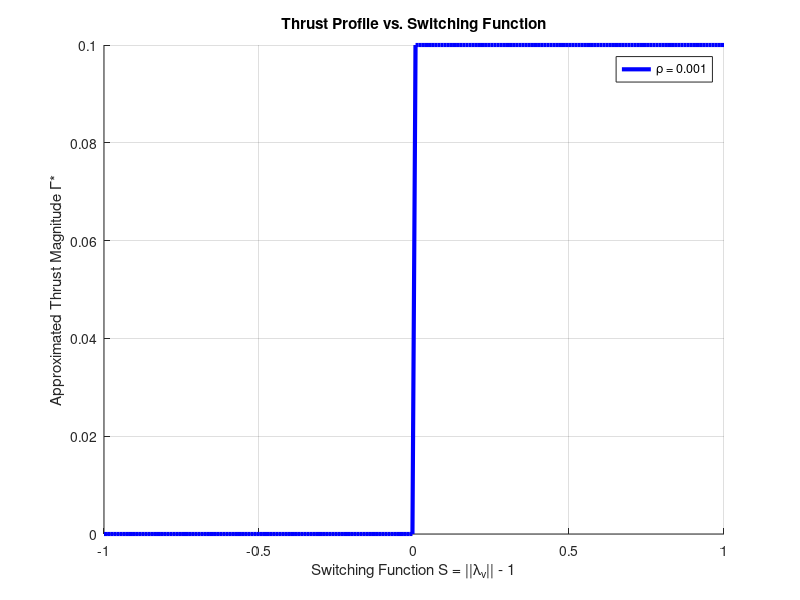

MATLAB code to generate this figure: (Note: this script raises an error after producing the figure.)
% =========================================================================
% 
% Filename:       HW10.m
% Author:         Derek Yu
% Institution:    Purdue University
% Course:         AAE590 - Applied Control in Astronautics
% Professor:      Dr. Kenshiro Oguri
% Assignment:     HW 10
% Semester:       Spring 2025
% 
% Description: Homework 10
%
% =========================================================================

%%
clear; clc; close all;
format long

% PARAMETERS
mu = 1;              % Non-dimensional gravitational parameter
umax = 0.1;          % Maximum control magnitude
tf = 8;            % Fixed final time (non-dimensional)

% Smoothing parameters for continuation
rhos = [1e-3];

% Earth initial conditions (circular orbit at 1 AU)
% State vector: [position (2); velocity (2)]
x0 = [1; 0; 0; 1];

% Mars orbit parameters (circular orbit)
a_M = 1.524;         % Mars semi-major axis (AU)
nu_M0 = pi;          % Mars initial true anomaly (radians)
omega_M = sqrt(mu/(a_M^3));  % Mars angular rate

% Anonymous function for Mars' state (position and velocity) at time t
marsState = @(t) [ a_M*cos(nu_M0 + omega_M*t);
                   a_M*sin(nu_M0 + omega_M*t);
                  -a_M*omega_M*sin(nu_M0 + omega_M*t);
                   a_M*omega_M*cos(nu_M0 + omega_M*t) ];

% Terminal condition: spacecraft must rendezvous with Mars at tf.
x_target = marsState(tf);

% Plot: Approximated Thrust vs. Switching Function
% The switching function is S = ||lambda_v|| - 1, and the smoothed thrust is:
% Gamma = umax/2*(1 + tanh((||lambda_v|| - 1)/rho))
s_vec = linspace(-1,1,200);
figure('Color','white','Position',[2000 0 1000 800]); hold on;
colors = lines(length(rhos));
for i = 1:length(rhos)
    rho_val = rhos(i);
    Gamma = umax/2*(1 + tanh(s_vec./rho_val));
    plot(s_vec, Gamma, 'Color', colors(i,:), 'LineWidth', 3, 'DisplayName', sprintf('\\rho = %g', rho_val));
end
xlabel('Switching Function S = ||\lambda_v|| - 1');
ylabel('Approximated Thrust Magnitude \Gamma*');
title('Thrust Profile vs. Switching Function');
legend('Location','Best'); grid on;
ax = gca; ax.FontSize = 20;

% Solve the Two-Point Boundary Value Problem via Shooting
% The shooting function adjusts the initial costate lambda0 so that x(tf) = Mars' state.
lambda0_guess = [0.8; 0.1; 0.2; 1.1];  % Initial guess for costate (4x1)
options_fsolve = optimoptions('fsolve','Display','iter','TolFun',1e-8,'TolX',1e-8);
for i = 1:length(rhos)
    rho = rhos(i);
    shootingFunc = @(lambda0) shootFunc(lambda0, x0, tf, mu, umax, rho, x_target);
    [lambda0_sol, fval, exitflag, output] = fsolve(shootingFunc, lambda0_guess, options_fsolve);
    fprintf('For \\rho = %g, computed lambda0 = [%g; %g; %g; %g]\n', rho, lambda0_sol(1), lambda0_sol(2), lambda0_sol(3), lambda0_sol(4));
    lambda0_guess = lambda0_sol;  % Update guess for next iteration
end
rho_final = rhos(end);

% Integrate the Full ODE System (State and Costate)
% Full state: y = [r (2); v (2); lambda_r (2); lambda_v (2)]
options_ode = odeset('RelTol',1e-12,'AbsTol',1e-12);
[t_sol, y_sol] = ode45(@(t,y) odefun(t,y,mu,umax,rho_final), [0 tf], [x0; lambda0_sol], options_ode);
r_sol = y_sol(:,1:2);       % Spacecraft position
v_sol = y_sol(:,3:4);       % Spacecraft velocity
lambda_r_sol = y_sol(:,5:6);% Costate for r
lambda_v_sol = y_sol(:,7:8);% Costate for v

% Compute Control History
u_sol = zeros(length(t_sol),2);
for k = 1:length(t_sol)
    lam_v = lambda_v_sol(k,:)';
    norm_lam_v = norm(lam_v);
    if norm_lam_v > 1e-8
        Gamma = umax/2*(1 + tanh((norm_lam_v - 1)/rho_final));
        u_sol(k,:) = - Gamma * (lam_v/norm_lam_v);
    else
        u_sol(k,:) = [0; 0];
    end
end

% Compute Hamiltonian Variation Over Time
H_sol = zeros(length(t_sol),1);
for k = 1:length(t_sol)
    r = r_sol(k,:)';
    v = v_sol(k,:)';
    lam_r = lambda_r_sol(k,:)';
    lam_v = lambda_v_sol(k,:)';
    norm_r = norm(r);
    u = u_sol(k,:)';
    H_sol(k) = lam_r'*v + lam_v'*(-r/(norm_r^3)) + lam_v'*u + norm(u);
end
H0 = H_sol(1);
H_diff = H_sol - H0;

% Compute Polar Coordinates for State (for plotting states vs. time)
xSc = r_sol(:,1);
ySc = r_sol(:,2);
rPolar = sqrt(xSc.^2 + ySc.^2);
theta = atan2(ySc, xSc);
vx = v_sol(:,1);
vy = v_sol(:,2);
vr = (xSc.*vx + ySc.*vy)./rPolar;            % Radial velocity
vtheta = (xSc.*vy - ySc.*vx)./rPolar;          % Tangential velocity

% FIGURE 1: Trajectories in Cartesian (Optimal Transfer)
figure('Color','white','Position',[0 0 1000 1000]); hold on;
r0 = 1;              % Earth orbit radius
rMars = a_M;         % Mars orbit radius
t_circle = linspace(0,2*pi,200);
% Plot Earth orbit
plot(r0*cos(t_circle), r0*sin(t_circle), 'k--', 'DisplayName','Earth Orbit');
% Plot Mars orbit
plot(rMars*cos(t_circle), rMars*sin(t_circle), 'r--', 'DisplayName','Mars Orbit');
% Mark Earth start (blue marker)
plot(r0, 0, 'ko','MarkerFaceColor','b','MarkerSize',20, 'DisplayName','Earth Start');
% Mark Mars start (red marker at π)
plot(rMars*cos(pi), rMars*sin(pi), 'ro','MarkerFaceColor','r','MarkerSize',20, 'DisplayName','Mars Start');
% Plot spacecraft trajectory
plot(xSc, ySc, 'b-', 'LineWidth', 3, 'DisplayName', 'Spacecraft Trajectory');
% Mark intercept (final point)
scatter(xSc(end), ySc(end), 1200, 'bp', 'MarkerFaceColor','y','MarkerEdgeColor','k', 'DisplayName', 'Intercept');
axis equal; grid on;
xlabel('x (AU)'); ylabel('y (AU)');
title('Minimum-Fuel Trajectory from Earth to Mars');
legend('Location','Best');
ax = gca; ax.FontSize = 20;

% FIGURE 2: States vs. Time (3 Subplots)
figure('Color','white','Position',[1000 0 1000 1000]);
% Subplot 1: Radial distance vs. time
subplot(3,1,1); hold on; grid on;
title('States vs. Time');
ylabel('r (AU)');
plot(t_sol, rPolar, 'b-', 'LineWidth', 3, 'DisplayName', 'r');
legend('Location','Best');
ax = gca; ax.FontSize = 20;
% Subplot 2: Radial and Tangential Velocities vs. time
subplot(3,1,2); hold on; grid on;
ylabel('Velocity (AU/yr)');
plot(t_sol, vr, 'b--', 'LineWidth', 3, 'DisplayName', 'v_r');
plot(t_sol, vtheta, 'b-', 'LineWidth', 3, 'DisplayName', 'v_\theta');
legend('Location','Best');
ax = gca; ax.FontSize = 20;
% Subplot 3: Angular Position vs. time
subplot(3,1,3); hold on; grid on;
xlabel('Time (yr)'); ylabel('\theta (rad)');
plot(t_sol, theta, 'b-', 'LineWidth', 3, 'DisplayName', '\theta');
legend('Location','Best');
ax = gca; ax.FontSize = 20;

% FIGURE 3: Hamiltonian Difference vs. Time
figure('Color','white','Position',[0 1000 1000 1000]); hold on; grid on;
title('H(t) - H(0)');
xlabel('Time (yr)'); ylabel('H(t) - H(0)');
plot(t_sol, H_diff, 'b-', 'LineWidth', 3, 'DisplayName', 'H(t)-H(0)');
legend('Location','Best');
ax = gca; ax.FontSize = 20;

% FIGURE 4: Switching Function and Thrust Profile vs. Time
% Compute the switching function S = ||lambda_v|| - 1 and thrust magnitude Gamma.
S_sol = zeros(length(t_sol),1);
Gamma_sol = zeros(length(t_sol),1);
for k = 1:length(t_sol)
    norm_lv = norm(lambda_v_sol(k,:)');
    S_sol(k) = norm_lv - 1;
    Gamma_sol(k) = umax/2*(1 + tanh((norm_lv - 1)/rho_final));
end
figure('Color','white','Position',[1000 1000 1000 1000]); hold on; grid on;
plot(t_sol, S_sol, 'b-', 'LineWidth', 3, 'DisplayName', 'Switching Function S = ||\lambda_v|| - 1');
plot(t_sol, Gamma_sol, 'r--', 'LineWidth', 3, 'DisplayName', 'Thrust Magnitude \Gamma*');
xlabel('Time (yr)');
ylabel('Value');
title('Switching Function and Thrust Profile vs. Time');
legend('Location','Best');
ax = gca; ax.FontSize = 20;

% FIGURE 5: Control Time History from Final Iteration
figure('Color','white','Position',[1000 1000 1000 1000]); hold on; grid on;
plot(t_sol, u_sol(:,1), 'b-', 'LineWidth', 3, 'DisplayName', 'u_x');
plot(t_sol, u_sol(:,2), 'r-', 'LineWidth', 3, 'DisplayName', 'u_y');
plot(t_sol, vecnorm([u_sol(:,1) u_sol(:,2)],2,2), 'k-', 'LineWidth', 3, 'DisplayName', 'u_{mag}');
xlabel('Time (yr)');
ylabel('Control Acceleration');
title('Control Time History');
legend('Location','Best');
ax = gca; ax.FontSize = 20;

% FIGURE 6: Costate Time History from Final Iteration
figure('Color','white','Position',[2000 1000 1000 1000]);
subplot(2,1,1); hold on; grid on;
plot(t_sol, lambda_r_sol(:,1), 'b-', 'LineWidth', 3, 'DisplayName', '\lambda_{r}');
plot(t_sol, lambda_r_sol(:,2), 'r-', 'LineWidth', 3, 'DisplayName', '\lambda_{\theta}');
xlabel('Time (yr)');
ylabel('Position');
title('Costate Time History: \lambda_r');
legend('Location','Best');
ax = gca; ax.FontSize = 20;
subplot(2,1,2); hold on; grid on;
plot(t_sol, lambda_v_sol(:,1), 'b-', 'LineWidth', 3, 'DisplayName', '\lambda_{vr}');
plot(t_sol, lambda_v_sol(:,2), 'r-', 'LineWidth', 3, 'DisplayName', '\lambda_{v\theta}');
xlabel('Time (yr)');
ylabel('Velocity');
title('Costate Time History: \lambda_v');
legend('Location','Best');
ax = gca; ax.FontSize = 20;



%%%%%%%%%%%%%%%%%%%%%%%%%%%%%%%%%%%%%%%%%%%%%%%%%%%%%%%%%%%%%%%%%%%%%%%%%%%
% Nested Function: ODE Dynamics for State and Costate
function dydt = odefun(t,y,mu,umax,rho)
    % y = [r (2); v (2); lambda_r (2); lambda_v (2)]
    r = y(1:2);
    v = y(3:4);
    lambda_r = y(5:6);
    lambda_v = y(7:8);
    norm_r = norm(r);
    norm_lambda_v = norm(lambda_v);
    if norm_lambda_v > 1e-8
        Gamma = umax/2*(1 + tanh((norm_lambda_v - 1)/rho));
        u = - Gamma * (lambda_v/norm_lambda_v);
    else
        u = [0;0];
    end

    drdt = v;
    dvdt = - r/(norm_r^3) + u;
    dlambda_v_dt = - lambda_r;
    A = (1/(norm_r^3))*eye(2) - 3*(r*r')/(norm_r^5);
    dlambda_r_dt = A * lambda_v;
    dydt = [drdt; dvdt; dlambda_r_dt; dlambda_v_dt];
end

%%%%%%%%%%%%%%%%%%%%%%%%%%%%%%%%%%%%%%%%%%%%%%%%%%%%%%%%%%%%%%%%%%%%%%%%%%%
% Nested Function: Shooting Function
function F = shootFunc(lambda0, x0, tf, mu, umax, rho, x_target)
    y0 = [x0; lambda0];
    options_ode_inner = odeset('RelTol',1e-12,'AbsTol',1e-12);
    [~, y] = ode45(@(t,y) odefun(t,y,mu,umax,rho), [0 tf], y0, options_ode_inner);
    x_tf = y(end,1:4)';
    F = x_tf - x_target;
end

%% Monte Carlo simulation (Problem 10b)
close all;

M    = 20;           % number of runs
dt   = 1e-3;         % time step
t_MC = 0:dt:tf;      % time vector
N    = numel(t_MC)-1;

% dispersion & disturbance
sigma_pos  = 0.3e-4;
sigma_vel = sigma_pos;
P0         = diag([sigma_pos^2, sigma_pos^2, sigma_vel^2, sigma_vel^2]);
sigma_dist = 1e-3; % disturbance accel
G          = [zeros(2); sigma_dist*eye(2)];

% reference interpolation
Y_ref = interp1(t_sol, [r_sol, v_sol], t_MC);    % (N+1)x4
U_ref = interp1(t_sol,     u_sol,       t_MC);    % (N+1)x2

%-------------------------------------------------------------
% Simulate an ensemble of M stochastic trajectories (Monte Carlo)
%-------------------------------------------------------------

% Preallocate a 4×(N+1)×M array:
%   4 states per time step (x, y, vx, vy)
%   N+1 time steps from k=0 to k=N
%   M independent Monte Carlo runs
Xmc = zeros(4, N+1, M);

% Loop over each Monte Carlo sample
for i = 1:M
    %---------------------------------------------------------
    % 1) Sample the initial state with Gaussian uncertainty
    %    x0:     nominal initial state [x; y; vx; vy]
    %    P0:     covariance of initial‐condition dispersion
    %    chol(P0,'lower')*randn(4,1):
    %            draws a 4×1 zero‐mean Gaussian with cov P0
    %---------------------------------------------------------
    Xmc(:,1,i) = x0 + chol(P0,'lower')*randn(4,1);
    
    %---------------------------------------------------------
    % 2) Propagate forward in time using Euler–Maruyama
    %    dt:     time step size
    %    U_ref:  precomputed nominal control history [2×(N+1)]
    %    G:      noise‐injection matrix for disturbances
    %---------------------------------------------------------
    for k = 1:N
        % a) Extract the current state for run i at time step k
        %    xk = [ x; y; vx; vy ]
        xk = Xmc(:,k,i);
        
        % b) Compute the deterministic drift f(xk)
        %    dr/dt = v
        %    dv/dt = gravity + control
        %      gravity term    = -r / ||r||^3
        %      control term    = U_ref(k,:)'  (2×1)
        f = [ 
            xk(3:4);                                  % [vx; vy]
            - xk(1:2) / norm(xk(1:2))^3 + U_ref(k,:)'  % acceleration
        ];
        
        % c) Sample a Brownian increment in the acceleration channel
        %    dW = sqrt(dt) * N(0,I_2)
        dW = sqrt(dt) * randn(2,1);
        
        % d) Euler–Maruyama update:
        %    Xmc(:,k+1,i) = xk + f*dt + G*dW
        %    where G maps the 2×1 disturbance into the 4×1 state update
        Xmc(:,k+1,i) = xk + f*dt + G*dW;
    end
end

% compute polar states for MC runs
Rmc  = zeros(M, N+1);
Thmc = zeros(M, N+1);
for i = 1:M
    xi = squeeze(Xmc(1,:,i));
    yi = squeeze(Xmc(2,:,i));
    Rmc(i,:)  = sqrt(xi.^2 + yi.^2);
    Thmc(i,:) = atan2(yi, xi);
end

% compute polar velocities for MC runs
VRmc  = zeros(M, N+1);
VThmc = zeros(M, N+1);
for i = 1:M
    xi  = squeeze(Xmc(1,:,i));
    yi  = squeeze(Xmc(2,:,i));
    vxi = squeeze(Xmc(3,:,i));
    vyi = squeeze(Xmc(4,:,i));
    R   = Rmc(i,:);
    VRmc(i,:)  = (xi.*vxi + yi.*vyi) ./ R;
    VThmc(i,:) = (xi.*vyi - yi.*vxi) ./ R;
end

% compute polar states & velocities for reference
Rref   = sqrt(Y_ref(:,1).^2 + Y_ref(:,2).^2);
Thref  = atan2(Y_ref(:,2), Y_ref(:,1));
VRref  = (Y_ref(:,1).*Y_ref(:,3) + Y_ref(:,2).*Y_ref(:,4)) ./ Rref;
VThref = (Y_ref(:,1).*Y_ref(:,4) - Y_ref(:,2).*Y_ref(:,3)) ./ Rref;

%—— Figure: polar-coordinate states vs. time ——
figure('Color','white','Position',[100 100 900 1000]);

% 1) radial distance
subplot(4,1,1); hold on; grid on;
for i = 1:M
    plot(t_MC, Rmc(i,:), 'LineWidth',1, 'HandleVisibility','off');
end
plot(t_MC, Rref, 'k-', 'LineWidth',3);
ylabel('r (AU)','FontSize',20);
title('Radial Distance vs. Time','FontSize',20);
ax = gca; ax.FontSize = 20;

% 2) angular position
subplot(4,1,2); hold on; grid on;
for i = 1:M
    plot(t_MC, Thmc(i,:), 'LineWidth',1, 'HandleVisibility','off');
end
plot(t_MC, Thref, 'k-', 'LineWidth',3);
ylabel('\theta (rad)','FontSize',20);
title('Angular Position vs. Time','FontSize',20);
ax = gca; ax.FontSize = 20;

% 3) radial velocity
subplot(4,1,3); hold on; grid on;
for i = 1:M
    plot(t_MC, VRmc(i,:), 'LineWidth',1, 'HandleVisibility','off');
end
plot(t_MC, VRref, 'k-', 'LineWidth',3);
ylabel('v_r (AU/yr)','FontSize',20);
title('Radial Velocity vs. Time','FontSize',20);
ax = gca; ax.FontSize = 20;

% 4) tangential velocity
subplot(4,1,4); hold on; grid on;
for i = 1:M
    plot(t_MC, VThmc(i,:), 'LineWidth',1, 'HandleVisibility','off');
end
plot(t_MC, VThref, 'k-', 'LineWidth',3);
xlabel('Time (yr)','FontSize',20);
ylabel('v_\theta (AU/yr)','FontSize',20);
title('Tangential Velocity vs. Time','FontSize',20);
ax = gca; ax.FontSize = 20;


%—— Figure: Monte Carlo Transfer Trajectories in Cartesian Space ——
theta_circle = linspace(0,2*pi,200);

figure('Color','white','Position',[100 100 1000 1000]); hold on; grid on;

% Earth and Mars orbits
plot(cos(theta_circle),          sin(theta_circle),          'k--', 'LineWidth',1.5, 'DisplayName','Earth Orbit');
plot(a_M*cos(theta_circle), a_M*sin(theta_circle), 'r--', 'LineWidth',1.5, 'DisplayName','Mars Orbit');

% Monte Carlo trajectories (hidden from legend)
for i = 1:M
    xi = squeeze(Xmc(1,:,i));
    yi = squeeze(Xmc(2,:,i));
    plot(xi, yi, 'LineWidth',1, 'HandleVisibility','off');
end

% Nominal trajectory
plot(r_sol(:,1), r_sol(:,2), 'k-', 'LineWidth',3, 'DisplayName','Nominal Trajectory');

% Start & intercept markers
plot(1, 0,                           'ko', 'MarkerFaceColor','b', 'MarkerSize',12, 'DisplayName','Earth Start');
plot(a_M*cos(pi), a_M*sin(pi),      'ro', 'MarkerFaceColor','r', 'MarkerSize',12, 'DisplayName','Mars Start');
scatter(r_sol(end,1), r_sol(end,2), 250,  'p', 'MarkerFaceColor','y', 'MarkerEdgeColor','k', 'DisplayName','Intercept');

% Labels, title, legend, styling
xlabel('x (AU)','FontSize',20);
ylabel('y (AU)','FontSize',20);
title('Monte Carlo Transfer Trajectories vs. Nominal Optimal Path','FontSize',20);
legend('Location','Best','FontSize',16);

axis equal;
ax = gca; 
ax.FontSize = 20;

%—— Figure: Cartesian-coordinate states vs. time ——
figure('Color','white','Position',[700 100 900 1000]);

% 1) x position
subplot(4,1,1); hold on; grid on;
for i = 1:M
    plot(t_MC, squeeze(Xmc(1,:,i)), 'LineWidth',1, 'HandleVisibility','off');
end
plot(t_MC, Y_ref(:,1), 'k-', 'LineWidth',3);
ylabel('x (AU)','FontSize',20);
title('Cartesian State: x vs. Time','FontSize',20);
ax = gca; ax.FontSize = 20;

% 2) y position
subplot(4,1,2); hold on; grid on;
for i = 1:M
    plot(t_MC, squeeze(Xmc(2,:,i)), 'LineWidth',1, 'HandleVisibility','off');
end
plot(t_MC, Y_ref(:,2), 'k-', 'LineWidth',3);
ylabel('y (AU)','FontSize',20);
title('Cartesian State: y vs. Time','FontSize',20);
ax = gca; ax.FontSize = 20;

% 3) x velocity
subplot(4,1,3); hold on; grid on;
for i = 1:M
    plot(t_MC, squeeze(Xmc(3,:,i)), 'LineWidth',1, 'HandleVisibility','off');
end
plot(t_MC, Y_ref(:,3), 'k-', 'LineWidth',3);
ylabel('v_x (AU/yr)','FontSize',20);
title('Cartesian State: v_x vs. Time','FontSize',20);
ax = gca; ax.FontSize = 20;

% 4) y velocity
subplot(4,1,4); hold on; grid on;
for i = 1:M
    plot(t_MC, squeeze(Xmc(4,:,i)), 'LineWidth',1, 'HandleVisibility','off');
end
plot(t_MC, Y_ref(:,4), 'k-', 'LineWidth',3);
xlabel('Time (yr)','FontSize',20);
ylabel('v_y (AU/yr)','FontSize',20);
title('Cartesian State: v_y vs. Time','FontSize',20);
ax = gca; ax.FontSize = 20;

%
% HW10_cov_analysis.m
% Part (c) & (d): Linear covariance analysis vs. Monte Carlo for minimum-fuel transfer
% AAE590 HW10, Derek Yu

%-----------------------------------------------------
%--- Load or compute nominal trajectory into:
%    t_sol, r_sol, v_sol, u_sol, tf, mu
%  If running standalone, you can:
%    load('HW10_solution.mat','t_sol','r_sol','v_sol','u_sol','tf','mu');
%-----------------------------------------------------

%--- Common parameters ---
t_cov  = 0:dt_cov:tf;     % discrete times
dt_MC = dt;    % use the same dt you already defined for t_MC
N_MC  = N;     % and the same N
% — DOWN-SAMPLE MONTE CARLO FOR COVARIANCE COMPARISON —
dt_cov  = 0.1;
idx_cov = 1:round(dt_cov/dt_MC):N_MC+1;   % indices into t_MC/Y_ref/Xmc
time    = t_MC(idx_cov);
N_cov   = numel(time)-1;

% — PROPAGATE LINEAR COVARIANCE (re-using true G) —
Pcell = cell(1, N_cov+1);
Pcell{1} = P0;
for k = 1:N_cov
    r_k        = Y_ref(idx_cov(k),1:2)';       % nominal position
    [A_c, ~]   = linAB(r_k);                   % only the A matrix
    [Phi, Q]   = discretizeCov(A_c, G, dt_cov);% use G from MC (with σ_dist)
    Pcell{k+1} = Phi * Pcell{k} * Phi' + Q;
end

% — PLOT DEVIATIONS vs. ±3σ —  
figure('Color','white','Position',[1500 100 1200 800]);
states = {'x','y','v_x','v_y'};
for j = 1:4
    subplot(2,2,j); hold on; grid on;
      data_j = squeeze(Xmc(j, idx_cov, :));   % (N_cov+1)xM
      nom_j  = Y_ref(idx_cov, j);             % (N_cov+1)x1
      dev    = data_j - nom_j;                % true Cartesian deviations
      plot(time, dev); % all runs
      sigma_j = 3 * cellfun(@(Pmat) sqrt(Pmat(j,j)), Pcell);
      plot(time, +sigma_j, 'k:','LineWidth',4);
      plot(time, -sigma_j, 'k:','LineWidth',4);
    title(sprintf('Deviation of %s vs. \\pm3\\sigma', states{j}), 'FontSize',20);
    xlabel('Time','FontSize',20); ylabel('Deviation','FontSize',20);
    set(gca,'FontSize',20);
end


%-----------------------------------------------------
% Local function: continuous-time linearization
%-----------------------------------------------------
function [A_c,B_c] = linAB(r)
    % x = [r;v], f = [v; -r/|r|^3 + u]
    R    = norm(r);
    I2   = eye(2);
    dfdx = -(1/R^3)*I2 + 3*(r*r')/R^5;
    A_c  = [ zeros(2), I2;
            dfdx,    zeros(2) ];
    B_c  = [ zeros(2); I2 ];
end

%-----------------------------------------------------
% Local function: Van-Loan discretization of covariance
%-----------------------------------------------------
function [Phi,Qd] = discretizeCov(A_c,G_c,dt)
    n    = size(A_c,1);
    Mbig = [ -A_c,      G_c*G_c';
             zeros(n),   A_c'     ];
    E    = expm(Mbig*dt);
    Phi  = expm(A_c*dt);
    Qd   = Phi * E(1:n,n+1:end);
end
